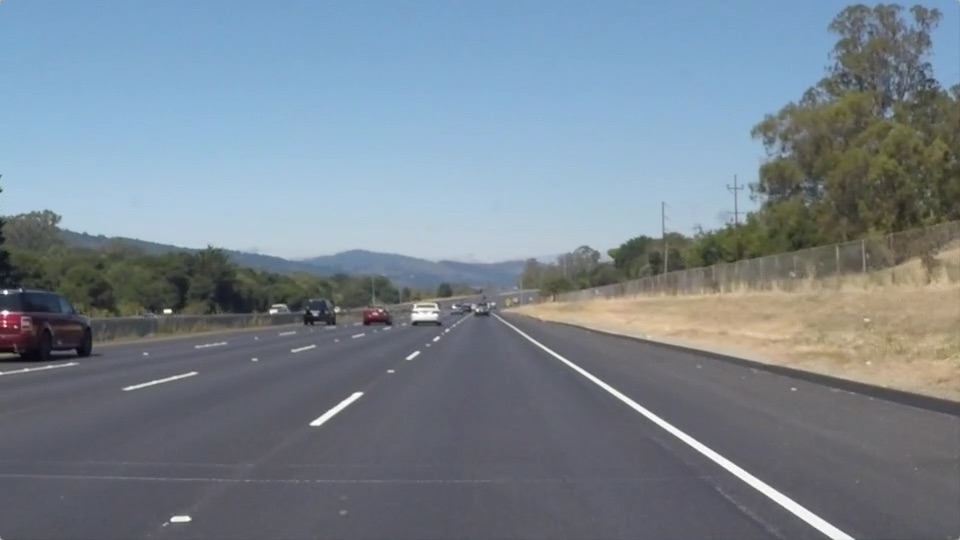
#> input picture test_images/solidWhiteRight.jpg, 960 x 540 px
$ jupyter execute --allow-errors P1.ipynb   (shell and % lines are left out)
#> lines starting #> are read from the running program, lines starting #| are printed output that depends on the picture; after the words box and inside, x2 and y2 are one past the last pixel; in counts of white or black regions, pixels touching at a corner belong together
# Self-Driving Car Engineer Nanodegree

## Project: **Finding Lane Lines on the Road**
***
In this project, you will use the tools you learned about in the lesson to identify lane lines on the road.  You can develop your pipeline on a series of individual images, and later apply the result to a video stream (really just a series of images). Check out the video clip "raw-lines-example.mp4" (also contained in this repository) to see what the output should look like after using the helper functions below.

Once you have a result that looks roughly like "raw-lines-example.mp4", you'll need to get creative and try to average and/or extrapolate the line segments you've detected to map out the full extent of the lane lines.  You can see an example of the result you're going for in the video "P1_example.mp4".  Ultimately, you would like to draw just one line for the left side of the lane, and one for the right.

In addition to implementing code, there is a brief writeup to complete. The writeup should be completed in a separate file, which can be either a markdown file or a pdf document. There is a [write up template](https://github.com/udacity/CarND-LaneLines-P1/blob/master/writeup_template.md) that can be used to guide the writing process. Completing both the code in the Ipython notebook and the writeup template will cover all of the [rubric points](https://review.udacity.com/#!/rubrics/322/view) for this project.

---
Let's have a look at our first image called 'test_images/solidWhiteRight.jpg'.  Run the 2 cells below (hit Shift-Enter or the "play" button above) to display the image.

**Note: If, at any point, you encounter frozen display windows or other confounding issues, you can always start again with a clean slate by going to the "Kernel" menu above and selecting "Restart & Clear Output".**

---

**The tools you have are color selection, region of interest selection, grayscaling, Gaussian smoothing, Canny Edge Detection and Hough Tranform line detection.  You  are also free to explore and try other techniques that were not presented in the lesson.  Your goal is piece together a pipeline to detect the line segments in the image, then average/extrapolate them and draw them onto the image for display (as below).  Once you have a working pipeline, try it out on the video stream below.**

---

<figure>

 <figcaption>
 <p></p>
 <p style="text-align: center;"> Your output should look something like this (above) after detecting line segments using the helper functions below </p>
 </figcaption>
</figure>
 <p></p>
<figure>

 <figcaption>
 <p></p>
 <p style="text-align: center;"> Your goal is to connect/average/extrapolate line segments to get output like this</p>
 </figcaption>
</figure>

**Run the cell below to import some packages.  If you get an `import error` for a package you've already installed, try changing your kernel (select the Kernel menu above --> Change Kernel).  Still have problems?  Try relaunching Jupyter Notebook from the terminal prompt.  Also, consult the forums for more troubleshooting tips.**

## Import Packages

[cell 1]
#importing some useful packages
import matplotlib.pyplot as plt
import matplotlib.image as mpimg
import numpy as np
import cv2

## Read in an Image

[cell 2]
#reading in an image
image = mpimg.imread('test_images/solidWhiteRight.jpg')
#> image is the input picture: shape (540, 960, 3); mean R, G, B 120.3, 132.6, 143.7

#printing out some stats and plotting
print('This image is:', type(image), 'with dimensions:', image.shape)
#| This image is: <class 'numpy.ndarray'> with dimensions: (540, 960, 3)
plt.imshow(image)  # if you wanted to show a single color channel image called 'gray', for example, call as plt.imshow(gray, cmap='gray')

## Ideas for Lane Detection Pipeline

**Some OpenCV functions (beyond those introduced in the lesson) that might be useful for this project are:**

`cv2.inRange()` for color selection
`cv2.fillPoly()` for regions selection
`cv2.line()` to draw lines on an image given endpoints
`cv2.addWeighted()` to coadd / overlay two images
`cv2.cvtColor()` to grayscale or change color
`cv2.imwrite()` to output images to file
`cv2.bitwise_and()` to apply a mask to an image

**Check out the OpenCV documentation to learn about these and discover even more awesome functionality!**

## Helper Functions

Below are some helper functions to help get you started. They should look familiar from the lesson!

[cell 3]
import math

def grayscale(img):
    """Applies the Grayscale transform
    This will return an image with only one color channel
    but NOTE: to see the returned image as grayscale
    (assuming your grayscaled image is called 'gray')
    you should call plt.imshow(gray, cmap='gray')"""
    return cv2.cvtColor(img, cv2.COLOR_RGB2GRAY)
    # Or use BGR2GRAY if you read an image with cv2.imread()
    # return cv2.cvtColor(img, cv2.COLOR_BGR2GRAY)

def canny(img, low_threshold, high_threshold):
    """Applies the Canny transform"""
    return cv2.Canny(img, low_threshold, high_threshold)

def gaussian_blur(img, kernel_size):
    """Applies a Gaussian Noise kernel"""
    return cv2.GaussianBlur(img, (kernel_size, kernel_size), 0)

def region_of_interest(img, vertices):
    """
    Applies an image mask.

    Only keeps the region of the image defined by the polygon
    formed from `vertices`. The rest of the image is set to black.
    `vertices` should be a numpy array of integer points.
    """
    #defining a blank mask to start with
    mask = np.zeros_like(img)

    #defining a 3 channel or 1 channel color to fill the mask with depending on the input image
    if len(img.shape) > 2:
        channel_count = img.shape[2]  # i.e. 3 or 4 depending on your image
        ignore_mask_color = (255,) * channel_count
    else:
        ignore_mask_color = 255

    #filling pixels inside the polygon defined by "vertices" with the fill color
    cv2.fillPoly(mask, vertices, ignore_mask_color)

    #returning the image only where mask pixels are nonzero
    masked_image = cv2.bitwise_and(img, mask)
    return masked_image


def draw_lines(img, lines, color=[255, 0, 0], thickness=2, extrapolate=True):
    """
    NOTE: this is the function you might want to use as a starting point once you want to
    average/extrapolate the line segments you detect to map out the full
    extent of the lane (going from the result shown in raw-lines-example.mp4
    to that shown in P1_example.mp4).

    Think about things like separating line segments by their
    slope ((y2-y1)/(x2-x1)) to decide which segments are part of the left
    line vs. the right line.  Then, you can average the position of each of
    the lines and extrapolate to the top and bottom of the lane.

    This function draws `lines` with `color` and `thickness`.
    Lines are drawn on the image inplace (mutates the image).
    If you want to make the lines semi-transparent, think about combining
    this function with the weighted_img() function below
    """
    if(extrapolate):
        right_line = []
        left_line = []
    for line in lines:
        for x1,y1,x2,y2 in line:
            if(extrapolate):
                slope = (y1-y2) / (x1-x2)
                cond = slope in (float("inf"), float("-inf")) \
                          or not (0.5 < abs(slope) < 1.5)
                if(cond):
                    continue;
                intercept = y1 - (slope * x1)
                if(slope < 0):
                    left_line.append((slope, intercept))
                else:
                    right_line.append((slope, intercept))
            else:
                cv2.line(img, (x1, y1), (x2, y2), color, thickness)
    if(extrapolate):
        if(len(left_line)==0 or len(right_line)==0):
            return
        [slope, intercept] = np.mean(left_line, axis=0)
        x1 = img.shape[1] // 2 - 40
        x2 = 0
        y1 = int(x1*slope + intercept)
        y2 = int(x2*slope + intercept)
        cv2.line(img, (x1, y1), (x2, y2), color, thickness)
        [slope, intercept] = np.mean(right_line, axis=0)
        x1 = img.shape[1]
        x2 = img.shape[1] // 2 + 50
        y1 = int(x1*slope + intercept)
        y2 = int(x2*slope + intercept)
        cv2.line(img, (x1, y1), (x2, y2), color, thickness)

def hough_lines(img, rho, theta, threshold, min_line_len, max_line_gap):
    """
    `img` should be the output of a Canny transform.

    Returns an image with hough lines drawn.
    """
    lines = cv2.HoughLinesP(img, rho, theta, threshold, np.array([]), minLineLength=min_line_len, maxLineGap=max_line_gap)
    line_img = np.zeros((img.shape[0], img.shape[1], 3), dtype=np.uint8)
    draw_lines(line_img, lines, thickness=7)
    return line_img

# Python 3 has support for cool math symbols.

def weighted_img(img, initial_img, α=0.8, β=1., γ=0.):
    """
    `img` is the output of the hough_lines(), An image with lines drawn on it.
    Should be a blank image (all black) with lines drawn on it.

    `initial_img` should be the image before any processing.

    The result image is computed as follows:

    initial_img * α + img * β + γ
    NOTE: initial_img and img must be the same shape!
    """
    return cv2.addWeighted(initial_img, α, img, β, γ)

## Test Images

Build your pipeline to work on the images in the directory "test_images"
**You should make sure your pipeline works well on these images before you try the videos.**

[cell 4]
import os
os.listdir("test_images/")

## Build a Lane Finding Pipeline

Build the pipeline and run your solution on all test_images. Make copies into the `test_images_output` directory, and you can use the images in your writeup report.

Try tuning the various parameters, especially the low and high Canny thresholds as well as the Hough lines parameters.

[cell 5]
# TODO: Build your pipeline that will draw lane lines on the test_images
def detectLaneLines(initial_image):
    shape = initial_image.shape
    gray = grayscale(initial_image)
    blur = gaussian_blur(gray, 5)
    edges = canny(blur, 50, 150)
    vertices = np.array([[[0, shape[0]], [shape[1]//2, shape[0]//2+50], [shape[1], shape[0]]]], dtype=np.int32)
    region = region_of_interest(edges, vertices)
    lines = hough_lines(region, rho=1, theta=1/180, threshold=30, min_line_len=10, max_line_gap=10)
    weighted = weighted_img(lines, initial_image)
    return weighted
# then save them to the test_images_output directory.
# whiteCarLaneSwitch
image_name = 'whiteCarLaneSwitch.jpg'
initial_image = mpimg.imread('test_images/{}'.format(image_name))
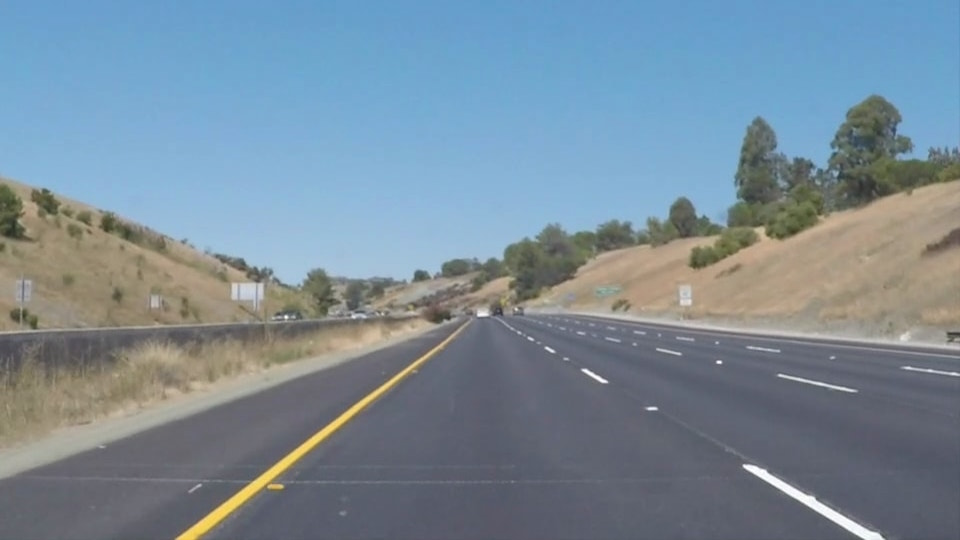
#> input picture test_images/whiteCarLaneSwitch.jpg, 960 x 540 px
#> initial_image is the input picture: shape (540, 960, 3); mean R, G, B 121.2, 139.4, 152.9
processed_image = detectLaneLines(initial_image)
#> in region_of_interest, `masked_image = cv2.bitwise_and(img, mask)`:
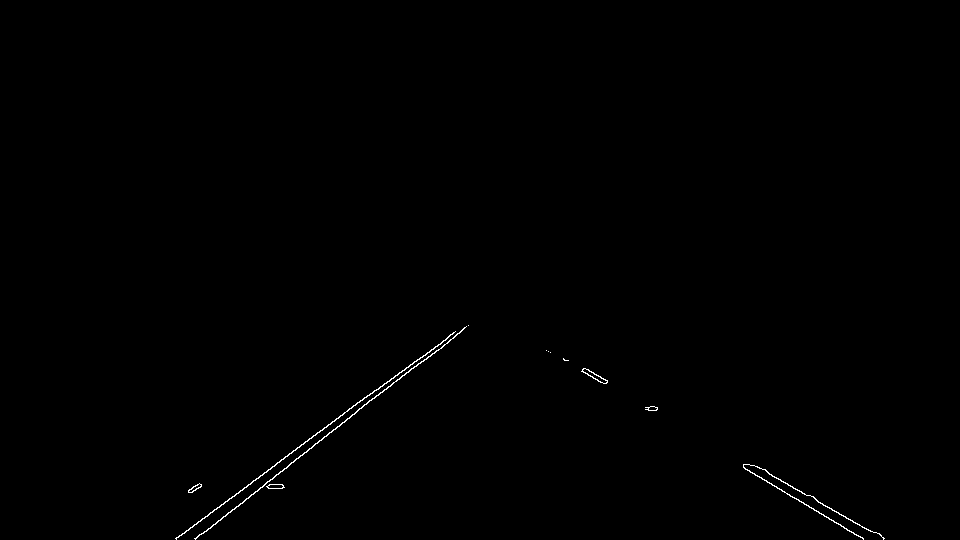
#> masked_image: shape (540, 960); 0.3% white in thin lines or dots, all inside (x1, y1, x2, y2) = (175, 325, 885, 540)
#> in hough_lines, `lines = cv2.HoughLinesP(img, rho, theta, threshold, np.array([]), minL..`: lines = 14 rows, first 6: [175, 538, 455, 331], [195, 538, 421, 361], [743, 467, 863, 539], [752, 465, 870, 531], [372, 393, 453, 333], [176, 538, 274, 466]
#> the loop in draw_lines, `for line in lines:` made 14 passes
#> after the loop in draw_lines, `for line in lines:`: left_line = [(-0.739, 667.4), (-0.783, 690.7), (-0.741, 668.6), (-0.735, 667.3), (-0.783, 691.4), (-0.788, 694), (-0.806, 702.2)]; right_line = [(0.6, 21.2), (0.559, 44.39), (0.562, 41.6), (0.6, 21.6), (0.545, 48.91), (0.545, 54.09), (0.597, 22.78)]
#> in draw_lines, `[slope, intercept] = np.mean(left_line, axis=0)`: slope = -0.768; intercept = 683.1
#> in draw_lines, `y1 = int(x1*slope + intercept)`: y1 = 345
#> in draw_lines, `y2 = int(x2*slope + intercept)`: y2 = 683
#> in draw_lines, `[slope, intercept] = np.mean(right_line, axis=0)`: slope = 0.573; intercept = 36.37
#> in draw_lines, `y1 = int(x1*slope + intercept)`: y1 = 586
#> in draw_lines, `y2 = int(x2*slope + intercept)`: y2 = 339
plt.imshow(processed_image, cmap='gray')
plt.savefig('./test_pipeline_images/image_with_lines.png')

[cell 6]
image_list = ['solidYellowCurve.jpg','solidYellowLeft.jpg','solidYellowCurve2.jpg',
               'solidWhiteRight.jpg','whiteCarLaneSwitch.jpg','solidWhiteCurve.jpg']
fig = plt.figure(constrained_layout=True, figsize=(35,15))
for i in range(len(image_list)):
    ax = fig.add_subplot(2,3,i+1)
    title = image_list[i].split('.')[0]
    ax.set_title(title, fontsize=20)
    initial_image = mpimg.imread('test_images/{}'.format(image_list[i]))
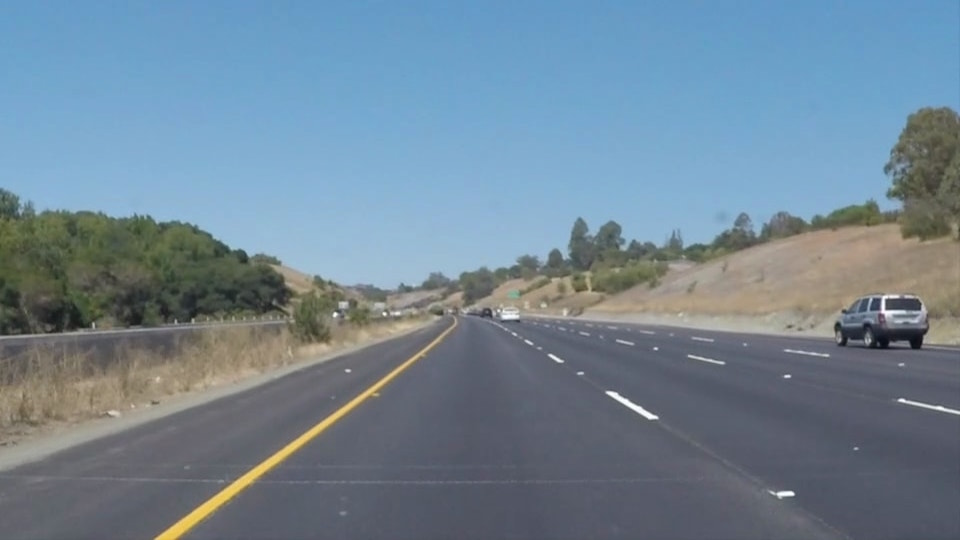
#> input picture test_images/solidYellowCurve.jpg, 960 x 540 px
#> initial_image is the input picture: shape (540, 960, 3); mean R, G, B 113, 133.4, 149
    processed_image = detectLaneLines(initial_image)
#> in region_of_interest (call 2), `masked_image = cv2.bitwise_and(img, mask)`:
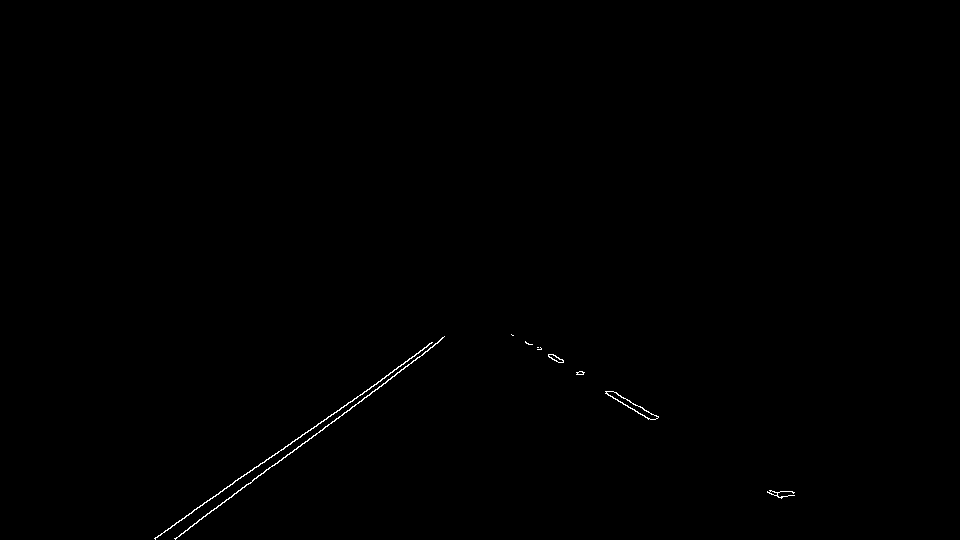
#> masked_image: shape (540, 960); 0.24% white in thin lines or dots, all inside (x1, y1, x2, y2) = (154, 334, 795, 540)
#> in hough_lines (call 2), `lines = cv2.HoughLinesP(img, rho, theta, threshold, np.array([]), minL..`: lines = 13 rows, first 6: [174, 538, 432, 347], [154, 538, 414, 356], [155, 538, 232, 484], [610, 391, 658, 417], [382, 378, 431, 343], [388, 379, 441, 339]
#> the loop in draw_lines (call 2), `for line in lines:` made 13 passes
#> call 2 of weighted_img, with α = 0.8, β = 1, γ = 0
#> in weighted_img (call 2), `return cv2.addWeighted(initial_img, α, img, β, γ)`:
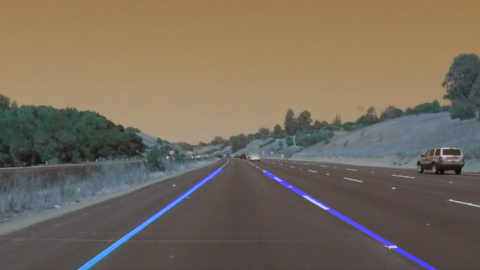
#> returned value: shape (540, 960, 3) (shown at 1/2 size); mean of channels 0, 1, 2 92.1, 106.7, 119.2; drawn as B, G, R
    cv2.imwrite('./test_images_output/{}'.format(image_list[i]), cv2.cvtColor(processed_image, cv2.COLOR_RGB2BGR))
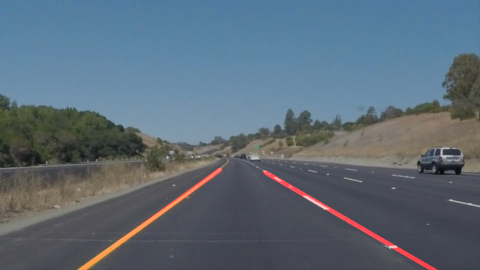
#> saved as solidYellowCurve.jpg: shape (540, 960, 3) (shown at 1/2 size); mean B, G, R 119.2, 106.7, 92.1
    plt.imshow(processed_image)
#> pass 2 of the loop `for i in range(len(image_list)):`:
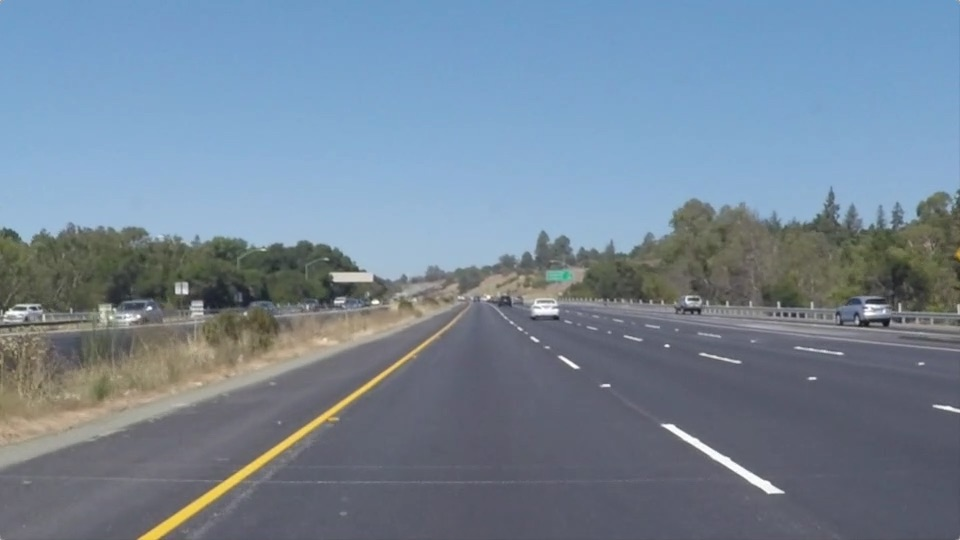
#> input picture test_images/solidYellowLeft.jpg, 960 x 540 px
#> initial_image is the input picture: shape (540, 960, 3); mean R, G, B 116.5, 133.6, 150.8
#> in region_of_interest (call 3), `masked_image = cv2.bitwise_and(img, mask)`:
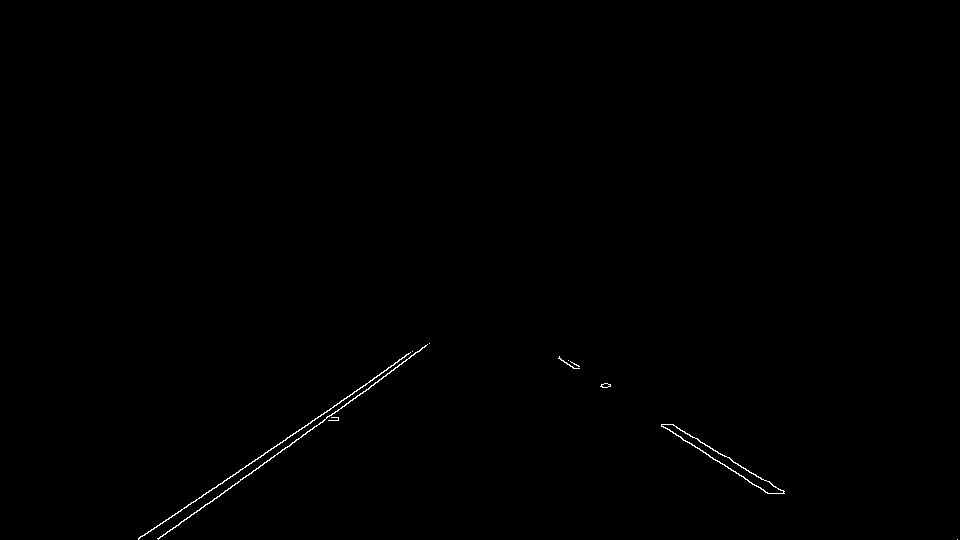
#> masked_image: shape (540, 960); 0.27% white in thin lines or dots, all inside (x1, y1, x2, y2) = (138, 343, 958, 540)
#> `cv2.imwrite('./test_images_output/{}'.format(image_list[i]), cv2.cvtCo..`:
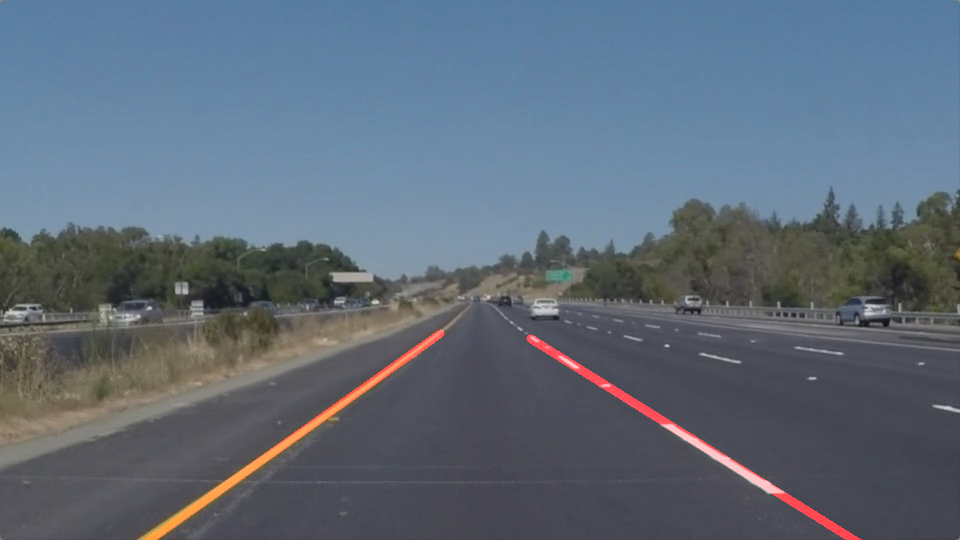
#> saved as solidYellowLeft.jpg: shape (540, 960, 3); mean B, G, R 120.6, 106.9, 94.6
plt.savefig('./test_images_output/test_images_all.png')
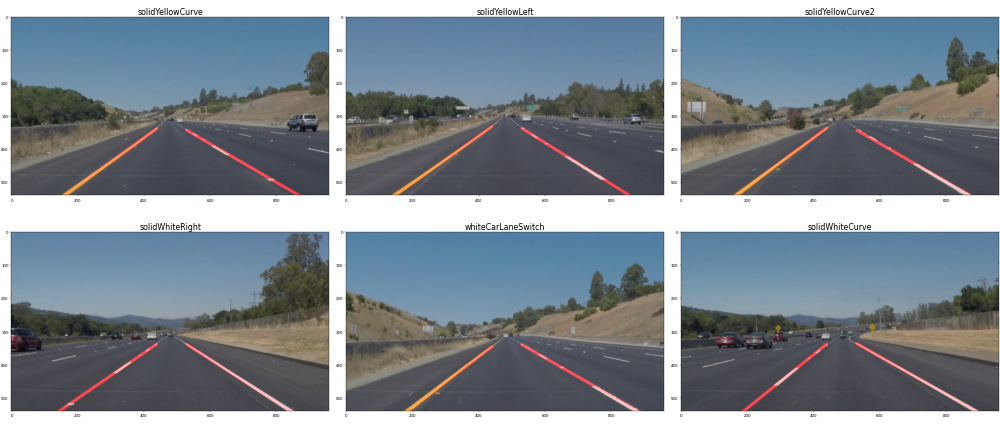
#> figure drawn by matplotlib, 6 panels
